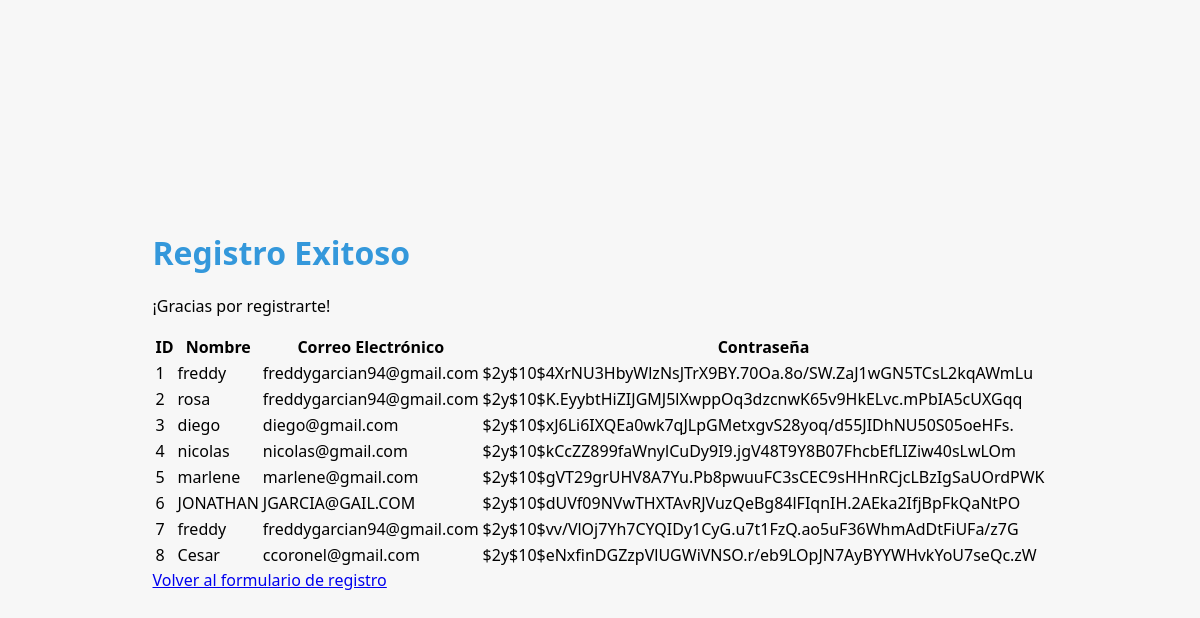
Screenshot of /ejercicio7_registro_exitoso.php with the database file from the repository.
### tables this page shows
CREATE TABLE `usuarios_reg` (
  `id` int(11) NOT NULL,
  `nombre` varchar(50) NOT NULL,
  `email` varchar(50) NOT NULL,
  `contrasena` varchar(255) NOT NULL
);

### ejercicio7_registro_exitoso.php (the view, shortened to what this page needs)
<!DOCTYPE html>
<html lang="es">
<head>
    <link rel="stylesheet" href="styles/styles_ej7.css">
</head>
<body>
    <div class="container">
        <h1>Registro Exitoso</h1>
        <p>¡Gracias por registrarte!</p>
        <?php
        $servername = "localhost";
        $username = "root";
        $password = "";
        $dbname = "tarea_practica_3";
        $conn = new mysqli($servername, $username, $password, $dbname);
        $sql = "SELECT * FROM usuarios_reg";
        $result = $conn->query($sql);
        if ($result->num_rows > 0) {
            echo "<table>";
            echo "<tr><th>ID</th><th>Nombre</th><th>Correo Electrónico</th><th>Contraseña</th></tr>";
            while ($row = $result->fetch_assoc()) {
                echo "<tr><td>" . $row["id"] . "</td><td>" . $row["nombre"] . "</td><td>" . $row["email"] . "</td><td>" . $row["contrasena"] . "</td></tr>";
            }
            echo "</table>";
        } else {
            echo "No hay usuarios registrados.";
        }
        ?>
        <a href="ejercicio7.php">Volver al formulario de registro</a>
    </div>
</body>
</html>

### styles/styles_ej7.css (style rules this page uses)
body { font-family: 'Segoe UI', Tahoma, Geneva, Verdana, sans-serif; background-color: #f7f7f7; margin: 0; padding: 0; display: flex; align-items: center; justify-content: center; height: 100vh; }
h1 { color: #3498db; }

### rows the page displays
usuarios_reg: id "1", nombre "freddy", email "freddygarcian94@gmail.com", contrasena "$2y$10$4XrNU3HbyWlzNsJTrX9BY.70Oa.8o/SW.ZaJ1wGN5TCsL2kqAWmLu"
usuarios_reg: id "2", nombre "rosa", email "freddygarcian94@gmail.com", contrasena "$2y$10$K.EyybtHiZIJGMJ5lXwppOq3dzcnwK65v9HkELvc.mPbIA5cUXGqq"
usuarios_reg: id "3", nombre "diego", email "diego@gmail.com", contrasena "$2y$10$xJ6Li6IXQEa0wk7qJLpGMetxgvS28yoq/d55JIDhNU50S05oeHFs."
usuarios_reg: id "4", nombre "nicolas", email "nicolas@gmail.com", contrasena "$2y$10$kCcZZ899faWnylCuDy9I9.jgV48T9Y8B07FhcbEfLIZiw40sLwLOm"
usuarios_reg: id "5", nombre "marlene", email "marlene@gmail.com", contrasena "$2y$10$gVT29grUHV8A7Yu.Pb8pwuuFC3sCEC9sHHnRCjcLBzIgSaUOrdPWK"
usuarios_reg: id "6", nombre "JONATHAN", email "JGARCIA@GAIL.COM", contrasena "$2y$10$dUVf09NVwTHXTAvRJVuzQeBg84lFIqnIH.2AEka2IfjBpFkQaNtPO"
usuarios_reg: id "7", nombre "freddy", email "freddygarcian94@gmail.com", contrasena "$2y$10$vv/VlOj7Yh7CYQIDy1CyG.u7t1FzQ.ao5uF36WhmAdDtFiUFa/z7G"
usuarios_reg: id "8", nombre "Cesar", email "ccoronel@gmail.com", contrasena "$2y$10$eNxfinDGZzpVlUGWiVNSO.r/eb9LOpJN7AyBYYWHvkYoU7seQc.zW"
